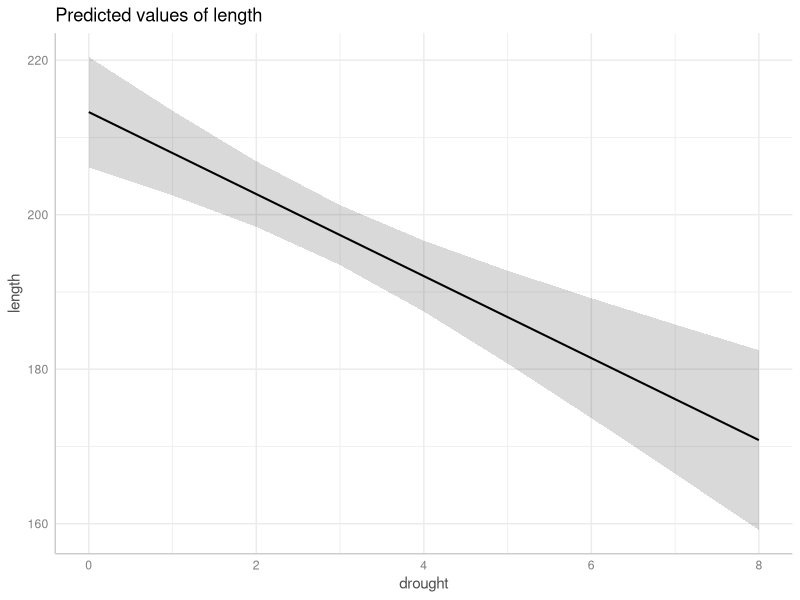
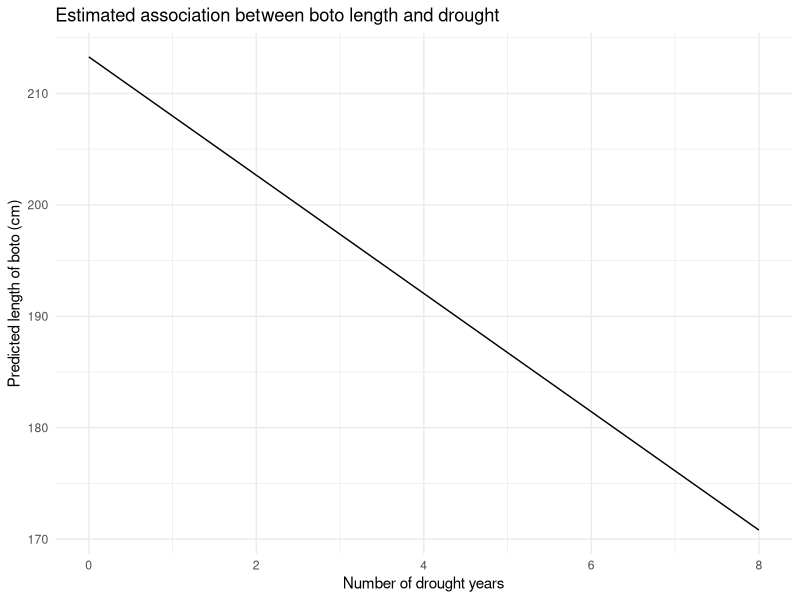
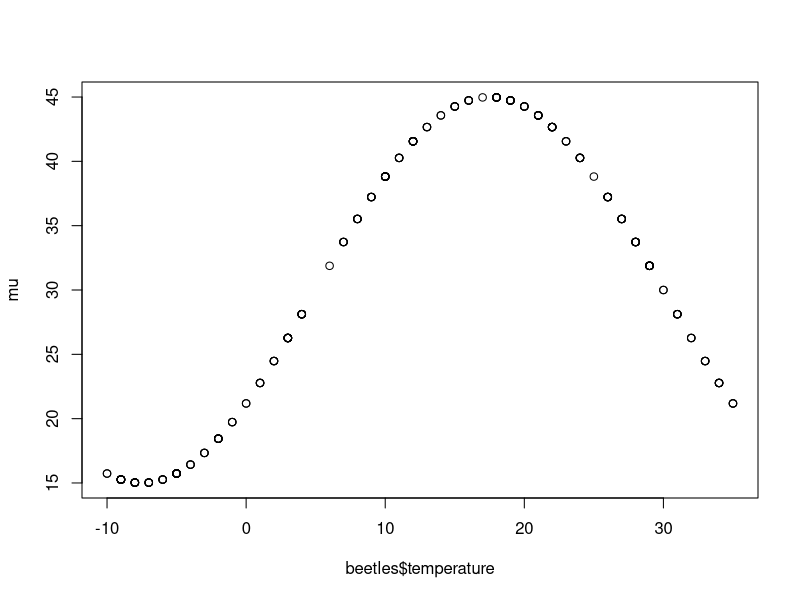
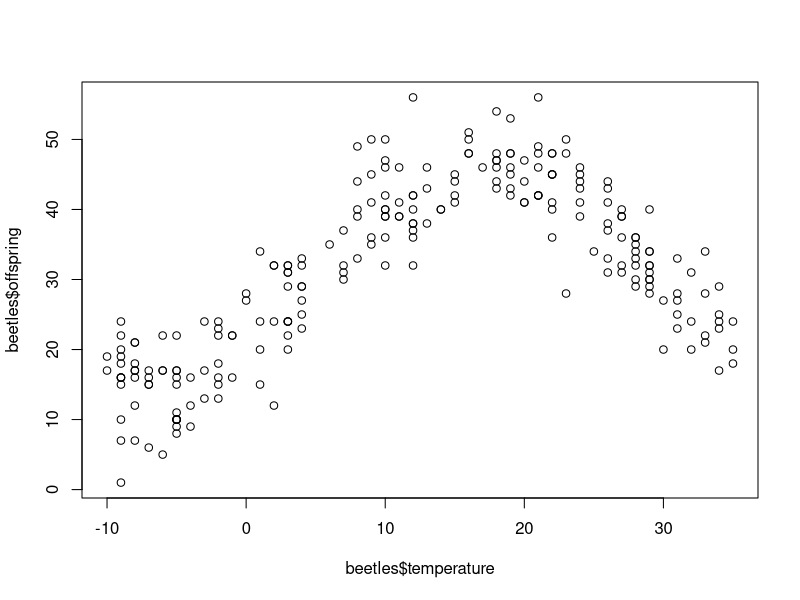
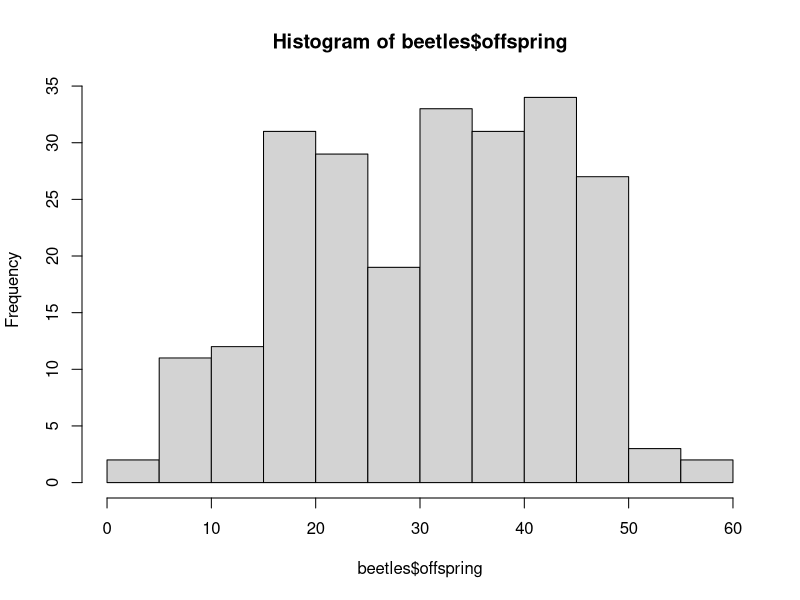

The R source for these figures, in order: (Note: this script raises an error after producing the figures.)
## ---- chunk 1
knitr::opts_chunk$set(echo = TRUE, results = "hide", fig.show="show")
answer_sheet <- TRUE
library(ggplot2)
library(here)
boto <- read.table(here("Workshops/Workshop 2 - Data vis/Data", "boto.txt"), header = T)
## ---- chunk 2
rnorm(n = 10, mean = 200, sd = 10)
## ---- chunk 3
boto_model <- lm(length ~ drought, data = boto)
## ---- chunk 4
summary(boto_model)
## ---- chunk 5
library(ggeffects)
## ---- chunk 6
preds <- ggpredict(boto_model)
## ---- chunk 7
plot(preds)
## ---- chunk 8
fake <- data.frame(
  drought = 0:8
)
## ---- chunk 9
fake$fit <- predict(boto_model, newdata = fake)
## ---- chunk 10
ggplot(fake) +
  geom_line(aes(x = drought, y = fit)) +
  labs(x = "Number of drought years",
       y = "Predicted length of boto (cm)",
       title = "Estimated association between boto length and drought") +
  theme_minimal()
## ---- chunk 11
# For coordinators -
# Code below simulates and exports the data used in the workshop
# number of offspring as function of temperature

set.seed(2024)
n <- 234
beetles <- data.frame(
  temperature = round(runif(n = n, min = -10, max = 35), digits = 0)
)

b0 <- 30
b1 <- -15

temp_peak <- 30
frequency <- 2 * pi / 50  # Frequency based on the temperature range and desired peak
phase_shift <- temp_peak

mu <- b0 + b1 * sin(frequency * (beetles$temperature - phase_shift))

plot(mu ~ beetles$temperature)

beetles$offspring <- round(rnorm(n, mean = mu, sd = 5), digits = 0)

plot(beetles$offspring ~ beetles$temperature)
hist(beetles$offspring)

write.table(beetles, here("Workshops/Workshop 3 - LM with continuous predictor/Data", "beetles.txt"), row.names = FALSE)
